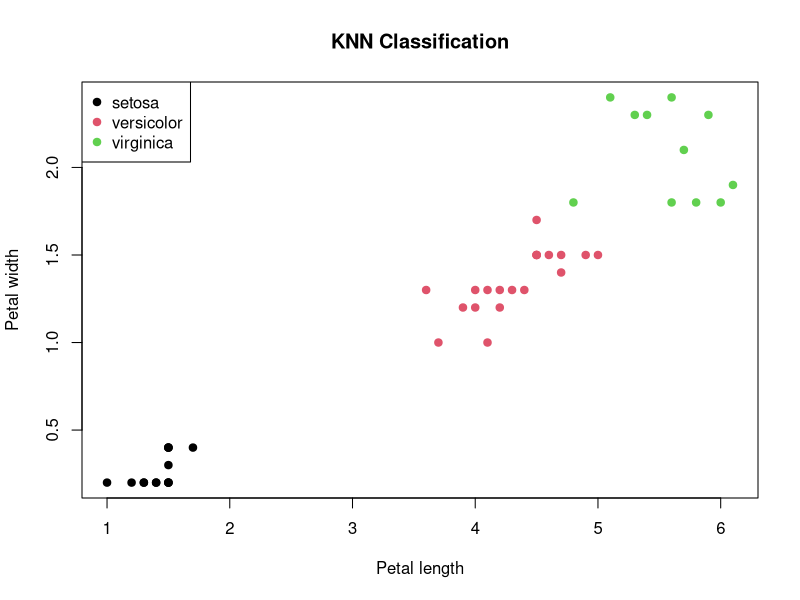

Source code (R):
library(class)
library(caret)

data <- iris

# Split the data
set.seed(23)
i <- sample(1:150, 105)
train <- data[i, ]
test <- data[-i, ]

# KNN classification
predicted <- knn(train[, 1:4], test[, 1:4],
                 train$Species, k = 5)

# Evaluate predictions
cm <- confusionMatrix(predicted, test$Species)
print(cm$table)
print(cm$overall["Accuracy"])
print(cm$byClass[, "Pos Pred Value"])

# Predict a new flower
flower <- data.frame(
  Sepal.Length = 5.1, Sepal.Width = 3.5,
  Petal.Length = 1.4, Petal.Width = 0.2
)

knn(train[, 1:4], flower, train$Species, k = 5)

# Plot
plot(test$Petal.Length, test$Petal.Width,
     col = as.integer(predicted), pch = 19,
     xlab = "Petal length", ylab = "Petal width",
     main = "KNN Classification")

legend("topleft", legend = levels(data$Species),
       col = 1:3, pch = 19)
